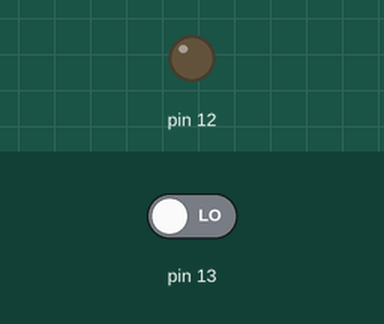
Recording of a sketch running on a simulated Arduino Uno, built with avr-gcc and run on an emulated ATmega328P. Parts: output pins drawn as LEDs (lit = HIGH). Inputs (shaded band) come from the test bench; at power-on: pin 13 LOW.

Above: at 1.2 s.
1.3 s: pin 13 driven HIGH
At 1.8 s:
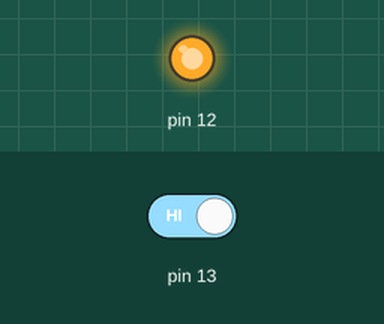
2.8 s: pin 13 driven LOW
At 4.2 s:
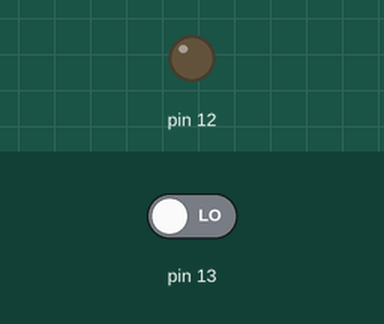
Timing chart, 0 to 5.8 s (numbered marks = the images above; inputs shaded):
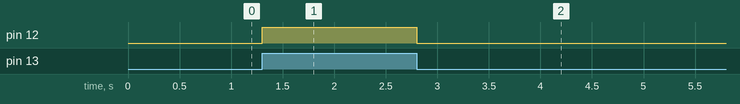

The sketch:

IR.ino
```cpp
void setup() {
  pinMode(13,INPUT);
  pinMode(12,OUTPUT);
}

void loop() {
  int a=0;
  a = digitalRead(13);
  if(a!=0)
  {
    digitalWrite(12,1);
  }
  else
  {
    digitalWrite(12,0);
  }
}
```

Measured:
- after the input at 1.3 s, pin 12: LOW → HIGH at once
- after the input at 2.8 s, pin 12: HIGH → LOW at once
